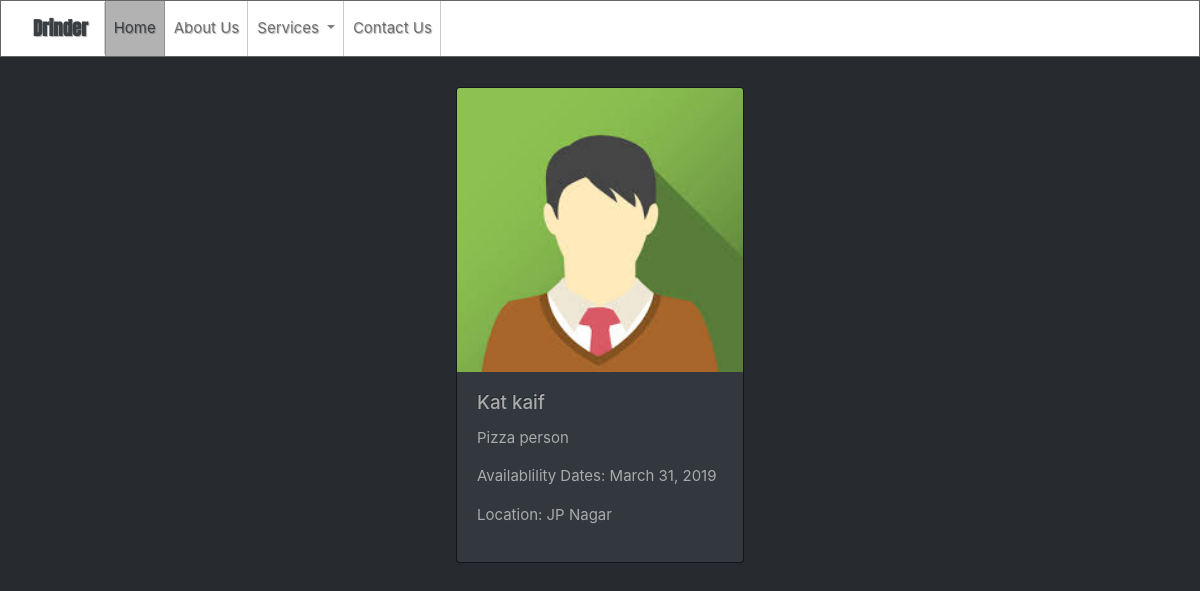
Screenshot of /profile/4/ (signed in) with the database file from the repository.
### regaleapp/models.py (models this page shows, shortened)
class Person(models.Model):
	user = models.OneToOneField(User, on_delete=models.CASCADE)
	bio = models.CharField(max_length=50, blank=True)
	is_available = models.DateField(blank=True, null=True)
	location = models.ForeignKey(Location, on_delete=models.CASCADE, blank=True, null=True)
	restaurant = models.ForeignKey(Restaurant, on_delete=models.CASCADE, blank=True, null=True)

class Location(models.Model):
	name = models.CharField(max_length=20)

### regaleapp/views.py (the view)
# urls.py: path('profile/<int:pk>/',views.profile_view),
def profile_view(request,pk):
	if request.user.is_authenticated:
		profile = Person.objects.get(pk=pk)
		if request.method == 'POST':
			other_user = User.objects.get(pk=pk)
			friend_request = Friend.objects.add_friend(request.user,other_user)
			return HttpResponse(f'request has been sent to {profile.user.first_name}')
		return render(request,'profilepage.html',{"profile":profile})
	else:
		return redirect('/')

### regaleapp/templates/profilepage.html (shortened to what this page needs)
{% load static %}
<!DOCTYPE html>
<html>
	<head>
				<link rel="stylesheet" type="text/css" href="https://bootswatch.com/4/slate/bootstrap.min.css">
		<link rel="stylesheet" type="text/css" href="{% static 'css/style.css' %}">
	</head>
	<body>
		<nav class="navbar navbar-expand-lg navbar-light mybg">
			<a class="navbar-brand" href="/" id="name"> Drinder</a>
			<div class="collapse navbar-collapse" id="navbarSupportedContent">
				<ul class="navbar-nav mr-auto">
					<li class="nav-item active">
						<a class="nav-link" href="/">Home<span class="sr-only">(current)</span></a>
					</li>
					<li class="nav-item">
						<a class="nav-link" href="/about/">About Us</a>
					</li>
					<li class="nav-item dropdown">
						<a class="nav-link dropdown-toggle" href="#" id="navbarDropdown" role="button" data-toggle="dropdown" aria-haspopup="true" aria-expanded="false">
							Services
						</a>
					</li>
					<a class="nav-link" href="/contact_us/">Contact Us</a>
				</ul>
			</div>
		</nav>
		<div class="container profile-view">
			<div class="card" style="width: 18rem;">
				<img src="{% static 'img/profile_img.jpg' %}" class="card-img-top" alt="...">
				<div class="card-body">
					<h5 class="card-title">{{profile.user.first_name}} {{profile.user.last_name}}</h5>
					<p class="card-text">{{profile.bio}}</p>
					<p>Availablility Dates: {{profile.is_available}}</p>
					<p>Location: {{profile.location.name}}</p>
				</div>
			</div>
		</div>
	</body>
</html>

### regaleapp/static/css/style.css (style rules this page uses)
.mybg { background-color: white; }
#name { font-family: 'Anton', sans-serif; font-weight: bolder; }
.container { padding-top: 30px; padding-bottom: 60px; }
.search-result-center, .profile-view, .profile-edit, .search-form { display: flex; justify-content: center; flex-wrap: wrap; }

### rows the page displays
Person: user.first_name "Kat", user.last_name "kaif", bio "Pizza person", is_available "March 31, 2019", location.name "JP Nagar"
